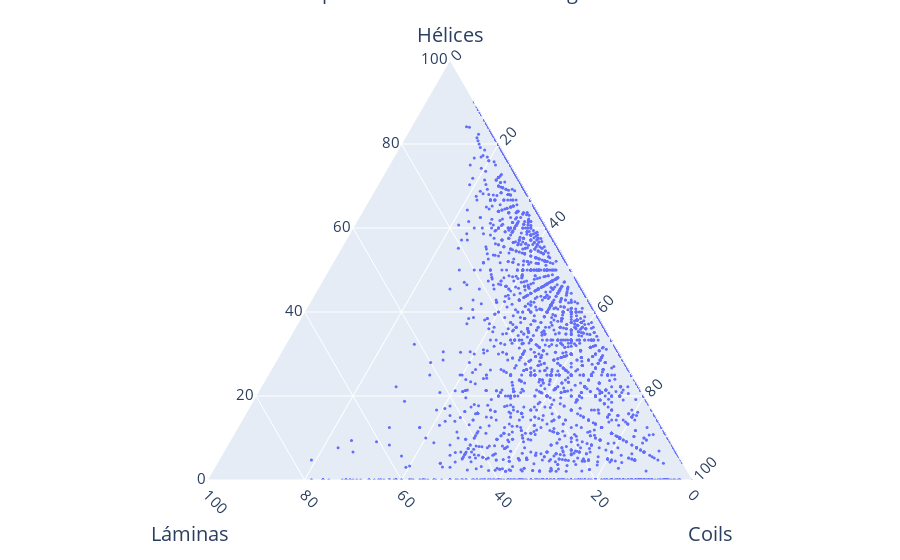

The code cell stored with this chart in its notebook:
### Code cell
import plotly.express as px


fig = px.scatter_ternary(positive, a='helix%', b='sheet%', c='coil%')

fig.update_traces(marker=dict(size=3),
                  selector=dict(mode='markers'))

def makeAxis(title, tickangle):
    return {
      'title': title,
      'titlefont': { 'size': 20 },
      'tickangle': tickangle,
      'tickfont': { 'size': 15 },
      'tickcolor': 'rgba(0,0,0,0)',
      'ticklen': 5,
      'showline': True,
      'showgrid': True
    }
fig.update_layout(
{
    'ternary': {
        'sum': 100,
        'aaxis': makeAxis('Hélices', 0),
        'baxis': makeAxis('<br>Láminas', 45),
        'caxis': makeAxis('<br>Coils', -45)
    },
    'annotations': [{
      'showarrow': False,
      'text': 'Composicion estructural set negativo',
        'x': 0.5,
        'y': 1.20,
        'font': { 'size': 20 }
    }]
}
        ) 
fig.show()

### Figure 1 — Plotly figure (JSON) as saved in the notebook; plotly's stock layout.template omitted (floating-point values rounded to 4 significant figures; data arrays with more than 128 entries replaced by an {"elided": "..."} marker saying what was removed)
{"data": [{"a": {"elided": "5944 float values"}, "b": {"elided": "5944 float values"}, "c": {"elided": "5944 float values"}, "hovertemplate": "helix%=%{a}<br>sheet%=%{b}<br>coil%=%{c}<extra></extra>", "legendgroup": "", "marker": {"color": "#636efa", "size": 3, "symbol": "circle"}, "mode": "markers", "name": "", "showlegend": false, "subplot": "ternary", "type": "scatterternary"}], "layout": {"annotations": [{"font": {"size": 20}, "showarrow": false, "text": "Composicion estructural set negativo", "x": 0.5, "y": 1.2}], "legend": {"tracegroupgap": 0}, "margin": {"t": 60}, "ternary": {"aaxis": {"showgrid": true, "showline": true, "tickangle": 0, "tickcolor": "rgba(0,0,0,0)", "tickfont": {"size": 15}, "ticklen": 5, "title": {"font": {"size": 20}, "text": "Hélices"}}, "baxis": {"showgrid": true, "showline": true, "tickangle": 45, "tickcolor": "rgba(0,0,0,0)", "tickfont": {"size": 15}, "ticklen": 5, "title": {"font": {"size": 20}, "text": "<br>Láminas"}}, "caxis": {"showgrid": true, "showline": true, "tickangle": -45, "tickcolor": "rgba(0,0,0,0)", "tickfont": {"size": 15}, "ticklen": 5, "title": {"font": {"size": 20}, "text": "<br>Coils"}}, "domain": {"x": [0, 1], "y": [0, 1]}, "sum": 100}}}
